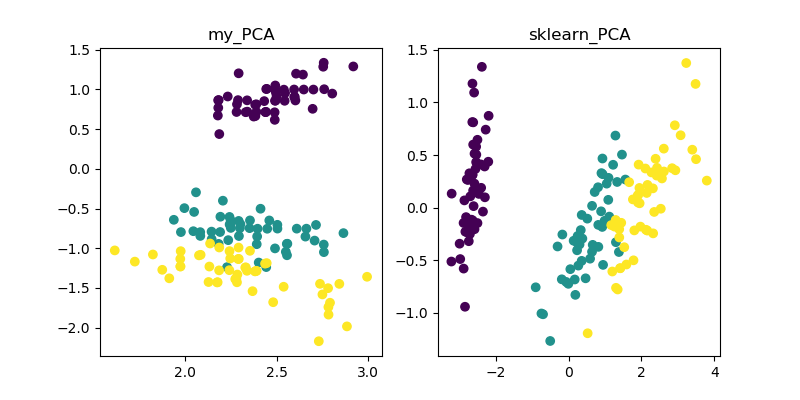

Source code (Python):
#!/usr/bin/env python3
# -*- coding:UTF-8 -*-
##########################################################################
# File Name: PCA.py
# Author: stubborn vegeta
# Created Time: 2019年12月26日 星期四 20时08分46秒
##########################################################################
import numpy as np
import matplotlib.pyplot as plt
from sklearn.datasets import load_iris
from sklearn.decomposition import PCA

def my_PCA(dataSet, n_dim):
    """
    :dataSet : 数据集
    :n_dim   : 要降低的维度
    """
    meanValues  =  np.mean(dataSet, axis=1)
    N           =  dataSet.shape[0]

    for i in range(N):
        dataSet[i] = dataSet[i] - meanValues[i]

    covMat               =   np.cov(dataSet, rowvar=True)
    eigValues, eigVects  =   np.linalg.eig(np.mat(covMat))
    eigValIndex          =   np.argsort(-eigValues)
    eigValIndex          =   eigValIndex[:n_dim]
    redEigVects          =   eigVects[:,eigValIndex]
    dataSet              =   np.array(dataSet)
    redEigVects          =   np.array(redEigVects)
    newDataSet           =   dataSet.T.dot(redEigVects)
    pcaData              =   (newDataSet.dot(redEigVects.T))
    return pcaData.T


if __name__ == '__main__':
    iris         =   load_iris()
    X            =   iris.data
    Y            =   iris.target
    sklearn_pca  =   PCA(n_components=2)
    data_2       =   sklearn_pca.fit_transform(X)
    data_1       =   my_PCA(X, 2)

    plt.figure(figsize=(8,4))
    plt.subplot(121)
    plt.title("my_PCA")
    plt.scatter(data_1[:,0], data_1[:,1], c=Y)
    plt.subplot(122)
    plt.title("sklearn_PCA")
    plt.scatter(data_2[:,0], data_2[:,1], c=Y)
    plt.savefig("PCA.png")
    plt.show()
